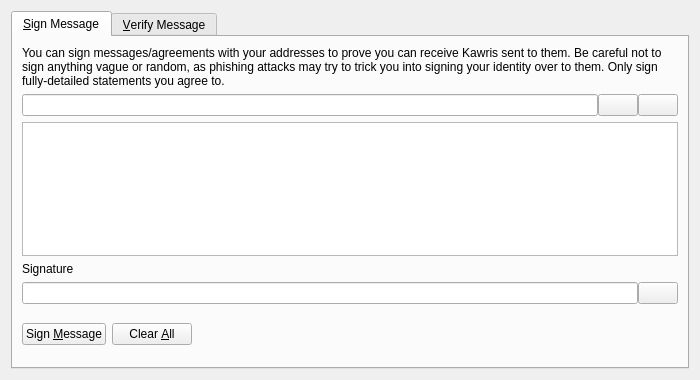
<?xml version="1.0" encoding="UTF-8"?>
<ui version="4.0">
 <class>SignVerifyMessageDialog</class>
 <widget class="QDialog" name="SignVerifyMessageDialog">
  <property name="geometry">
   <rect>
    <x>0</x>
    <y>0</y>
    <width>700</width>
    <height>380</height>
   </rect>
  </property>
  <property name="windowTitle">
   <string>Signatures - Sign / Verify a Message</string>
  </property>
  <property name="modal">
   <bool>true</bool>
  </property>
  <layout class="QVBoxLayout" name="verticalLayout">
   <item>
    <widget class="QTabWidget" name="tabWidget">
     <property name="currentIndex">
      <number>0</number>
     </property>
     <widget class="QWidget" name="tabSignMessage">
      <attribute name="title">
       <string>&amp;Sign Message</string>
      </attribute>
      <layout class="QVBoxLayout" name="verticalLayout_SM">
       <item>
        <widget class="QLabel" name="infoLabel_SM">
         <property name="text">
          <string>You can sign messages/agreements with your addresses to prove you can receive Kawris sent to them. Be careful not to sign anything vague or random, as phishing attacks may try to trick you into signing your identity over to them. Only sign fully-detailed statements you agree to.</string>
         </property>
         <property name="textFormat">
          <enum>Qt::PlainText</enum>
         </property>
         <property name="wordWrap">
          <bool>true</bool>
         </property>
        </widget>
       </item>
       <item>
        <layout class="QHBoxLayout" name="horizontalLayout_1_SM">
         <property name="spacing">
          <number>0</number>
         </property>
         <item>
          <widget class="QValidatedLineEdit" name="addressIn_SM">
           <property name="toolTip">
            <string>The Kawris address to sign the message with</string>
           </property>
          </widget>
         </item>
         <item>
          <widget class="QPushButton" name="addressBookButton_SM">
           <property name="toolTip">
            <string>Choose previously used address</string>
           </property>
           <property name="text">
            <string/>
           </property>
           <property name="shortcut">
            <string>Alt+A</string>
           </property>
           <property name="autoDefault">
            <bool>false</bool>
           </property>
          </widget>
         </item>
         <item>
          <widget class="QPushButton" name="pasteButton_SM">
           <property name="toolTip">
            <string>Paste address from clipboard</string>
           </property>
           <property name="text">
            <string/>
           </property>
           <property name="shortcut">
            <string>Alt+P</string>
           </property>
           <property name="autoDefault">
            <bool>false</bool>
           </property>
          </widget>
         </item>
        </layout>
       </item>
       <item>
        <widget class="QPlainTextEdit" name="messageIn_SM">
         <property name="toolTip">
          <string>Enter the message you want to sign here</string>
         </property>
        </widget>
       </item>
       <item>
        <widget class="QLabel" name="signatureLabel_SM">
         <property name="text">
          <string>Signature</string>
         </property>
         <property name="textFormat">
          <enum>Qt::PlainText</enum>
         </property>
        </widget>
       </item>
       <item>
        <layout class="QHBoxLayout" name="horizontalLayout_2_SM">
         <property name="spacing">
          <number>0</number>
         </property>
         <item>
          <widget class="QLineEdit" name="signatureOut_SM">
           <property name="font">
            <font>
             <italic>true</italic>
            </font>
           </property>
           <property name="readOnly">
            <bool>true</bool>
           </property>
          </widget>
         </item>
         <item>
          <widget class="QPushButton" name="copySignatureButton_SM">
           <property name="toolTip">
            <string>Copy the current signature to the system clipboard</string>
           </property>
           <property name="text">
            <string/>
           </property>
           <property name="autoDefault">
            <bool>false</bool>
           </property>
          </widget>
         </item>
        </layout>
       </item>
       <item>
        <layout class="QHBoxLayout" name="horizontalLayout_3_SM">
         <item>
          <widget class="QPushButton" name="signMessageButton_SM">
           <property name="toolTip">
            <string>Sign the message to prove you own this Kawris address</string>
           </property>
           <property name="text">
            <string>Sign &amp;Message</string>
           </property>
           <property name="autoDefault">
            <bool>false</bool>
           </property>
          </widget>
         </item>
         <item>
          <widget class="QPushButton" name="clearButton_SM">
           <property name="toolTip">
            <string>Reset all sign message fields</string>
           </property>
           <property name="text">
            <string>Clear &amp;All</string>
           </property>
           <property name="autoDefault">
            <bool>false</bool>
           </property>
          </widget>
         </item>
         <item>
          <spacer name="horizontalSpacer_1_SM">
           <property name="orientation">
            <enum>Qt::Horizontal</enum>
           </property>
           <property name="sizeHint" stdset="0">
            <size>
             <width>40</width>
             <height>48</height>
            </size>
           </property>
          </spacer>
         </item>
         <item>
          <widget class="QLabel" name="statusLabel_SM">
           <property name="font">
            <font>
             <weight>75</weight>
             <bold>true</bold>
            </font>
           </property>
           <property name="text">
            <string/>
           </property>
           <property name="wordWrap">
            <bool>true</bool>
           </property>
          </widget>
         </item>
         <item>
          <spacer name="horizontalSpacer_2_SM">
           <property name="orientation">
            <enum>Qt::Horizontal</enum>
           </property>
           <property name="sizeHint" stdset="0">
            <size>
             <width>40</width>
             <height>48</height>
            </size>
           </property>
          </spacer>
         </item>
        </layout>
       </item>
      </layout>
     </widget>
     <widget class="QWidget" name="tabVerifyMessage">
      <attribute name="title">
       <string>&amp;Verify Message</string>
      </attribute>
      <layout class="QVBoxLayout" name="verticalLayout_VM">
       <item>
        <widget class="QLabel" name="infoLabel_VM">
         <property name="text">
          <string>Enter the receiver's address, message (ensure you copy line breaks, spaces, tabs, etc. exactly) and signature below to verify the message. Be careful not to read more into the signature than what is in the signed message itself, to avoid being tricked by a man-in-the-middle attack. Note that this only proves the signing party receives with the address, it cannot prove sendership of any transaction!</string>
         </property>
         <property name="textFormat">
          <enum>Qt::PlainText</enum>
         </property>
         <property name="alignment">
          <set>Qt::AlignLeading|Qt::AlignLeft|Qt::AlignTop</set>
         </property>
         <property name="wordWrap">
          <bool>true</bool>
         </property>
        </widget>
       </item>
       <item>
        <layout class="QHBoxLayout" name="horizontalLayout_1_VM">
         <property name="spacing">
          <number>0</number>
         </property>
         <item>
          <widget class="QValidatedLineEdit" name="addressIn_VM">
           <property name="toolTip">
            <string>The Kawris address the message was signed with</string>
           </property>
          </widget>
         </item>
         <item>
          <widget class="QPushButton" name="addressBookButton_VM">
           <property name="toolTip">
            <string>Choose previously used address</string>
           </property>
           <property name="text">
            <string/>
           </property>
           <property name="shortcut">
            <string>Alt+A</string>
           </property>
           <property name="autoDefault">
            <bool>false</bool>
           </property>
          </widget>
         </item>
        </layout>
       </item>
       <item>
        <widget class="QPlainTextEdit" name="messageIn_VM"/>
       </item>
       <item>
        <widget class="QValidatedLineEdit" name="signatureIn_VM"/>
       </item>
       <item>
        <layout class="QHBoxLayout" name="horizontalLayout_2_VM">
         <item>
          <widget class="QPushButton" name="verifyMessageButton_VM">
           <property name="toolTip">
            <string>Verify the message to ensure it was signed with the specified Kawris address</string>
           </property>
           <property name="text">
            <string>Verify &amp;Message</string>
           </property>
           <property name="autoDefault">
            <bool>false</bool>
           </property>
          </widget>
         </item>
         <item>
          <widget class="QPushButton" name="clearButton_VM">
           <property name="toolTip">
            <string>Reset all verify message fields</string>
           </property>
           <property name="text">
            <string>Clear &amp;All</string>
           </property>
           <property name="autoDefault">
            <bool>false</bool>
           </property>
          </widget>
         </item>
         <item>
          <spacer name="horizontalSpacer_1_VM">
           <property name="orientation">
            <enum>Qt::Horizontal</enum>
           </property>
           <property name="sizeHint" stdset="0">
            <size>
             <width>40</width>
             <height>48</height>
            </size>
           </property>
          </spacer>
         </item>
         <item>
          <widget class="QLabel" name="statusLabel_VM">
           <property name="font">
            <font>
             <weight>75</weight>
             <bold>true</bold>
            </font>
           </property>
           <property name="text">
            <string/>
           </property>
           <property name="wordWrap">
            <bool>true</bool>
           </property>
          </widget>
         </item>
         <item>
          <spacer name="horizontalSpacer_2_VM">
           <property name="orientation">
            <enum>Qt::Horizontal</enum>
           </property>
           <property name="sizeHint" stdset="0">
            <size>
             <width>40</width>
             <height>48</height>
            </size>
           </property>
          </spacer>
         </item>
        </layout>
       </item>
      </layout>
     </widget>
    </widget>
   </item>
  </layout>
 </widget>
 <customwidgets>
  <customwidget>
   <class>QValidatedLineEdit</class>
   <extends>QLineEdit</extends>
   <header>qvalidatedlineedit.h</header>
  </customwidget>
 </customwidgets>
 <resources>
  <include location="../kawris.qrc"/>
 </resources>
 <connections/>
</ui>
